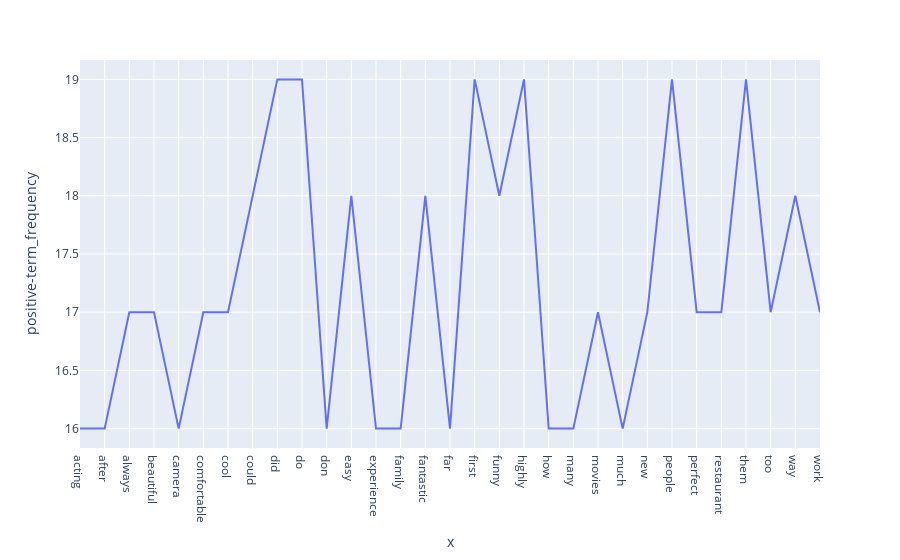

Here is the notebook cell this chart was saved with:
### Code cell
df_positive = pd.DataFrame(useful_term_frequency_pos, index=useful_term_name_pos, columns={"positive-term_frequency"})
fig = px.line(df_positive, y="positive-term_frequency", x=useful_term_name_pos)
fig.show()

### Figure 1 — Plotly figure (JSON) as saved in the notebook; plotly's stock layout.template omitted (floating-point values rounded to 4 significant figures)
{"data": [{"hovertemplate": "x=%{x}<br>positive-term_frequency=%{y}<extra></extra>", "legendgroup": "", "line": {"color": "#636efa", "dash": "solid"}, "marker": {"symbol": "circle"}, "mode": "lines", "name": "", "orientation": "v", "showlegend": false, "type": "scatter", "x": ["acting", "after", "always", "beautiful", "camera", "comfortable", "cool", "could", "did", "do", "don", "easy", "experience", "family", "fantastic", "far", "first", "funny", "highly", "how", "many", "movies", "much", "new", "people", "perfect", "restaurant", "them", "too", "way", "work"], "xaxis": "x", "y": [16, 16, 17, 17, 16, 17, 17, 18, 19, 19, 16, 18, 16, 16, 18, 16, 19, 18, 19, 16, 16, 17, 16, 17, 19, 17, 17, 19, 17, 18, 17], "yaxis": "y"}], "layout": {"legend": {"tracegroupgap": 0}, "margin": {"t": 60}, "xaxis": {"anchor": "y", "domain": [0, 1], "title": {"text": "x"}}, "yaxis": {"anchor": "x", "domain": [0, 1], "title": {"text": "positive-term_frequency"}}}}
